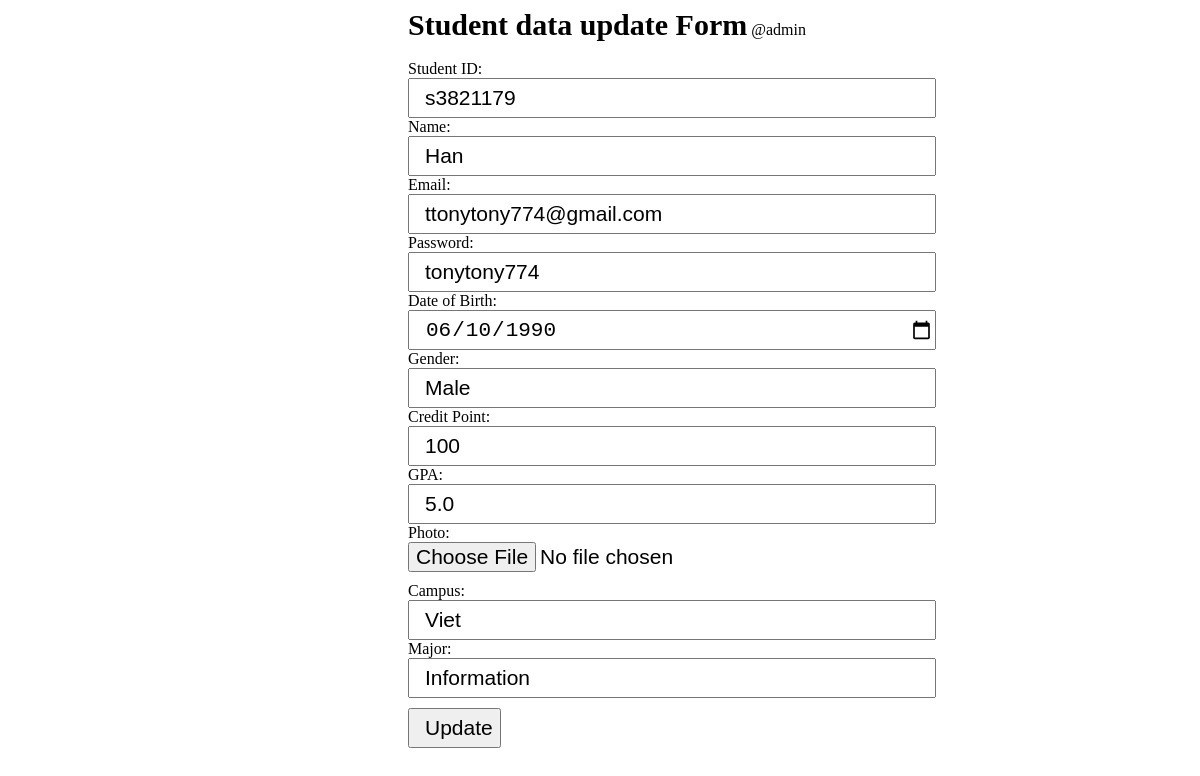
Page /update.php?s_id=2 on the earlier database version.
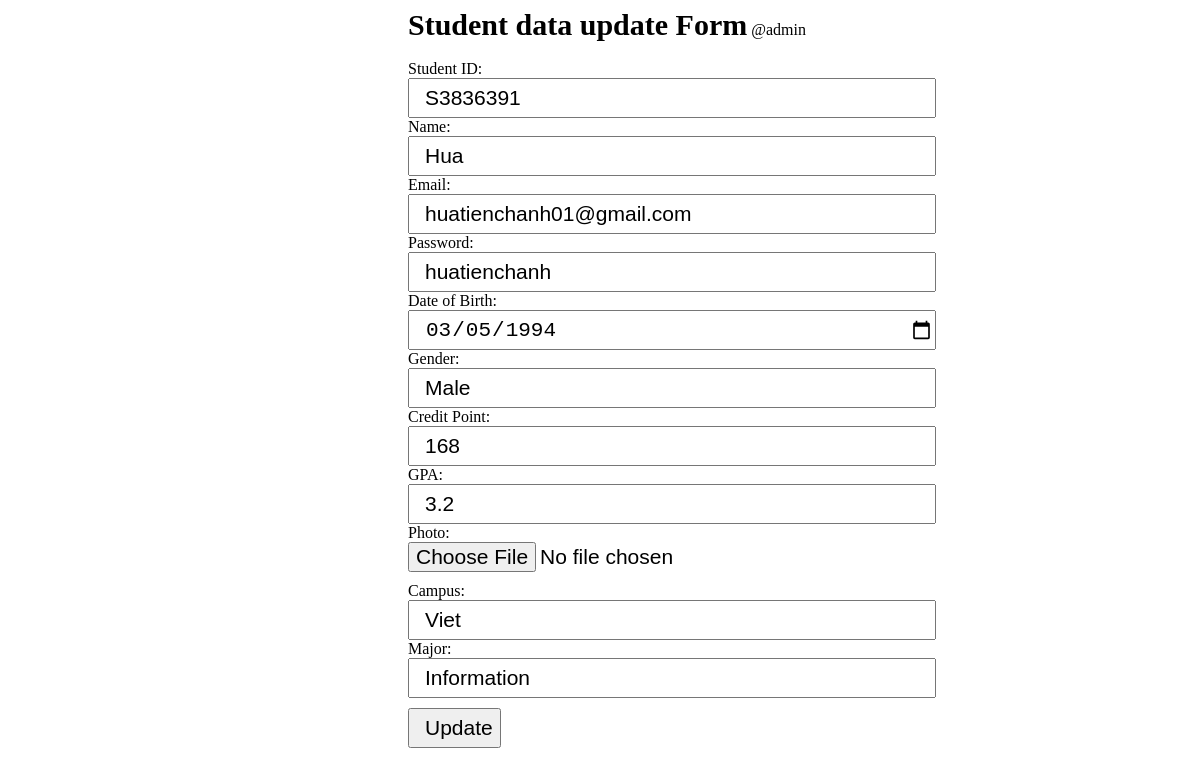
Same page on the later database version.
### tables this page shows
CREATE TABLE `student` (
  `student_id` int(11) NOT NULL AUTO_INCREMENT,
  `rmit_student_id` varchar(11) NOT NULL,
  `name` varchar(50) NOT NULL,
  `email` varchar(50) NOT NULL,
  `password` varchar(50) NOT NULL,
  `date_of_birth` date NOT NULL,
  `Gender` varchar(10) NOT NULL,
  `credit_point` varchar(10) NOT NULL,
  `gpa` varchar(10) NOT NULL,
  `photo` varchar(100) NOT NULL,
  `campus` varchar(100) NOT NULL,
  `major` varchar(50) NOT NULL DEFAULT 'Bsc. IT',
  PRIMARY KEY (`student_id`)
);

### update.php (the view, shortened to what this page needs)
<?php
	require('connection_db.php');
	if (isset($_GET['s_id'])) {
		$student_id=$_GET['s_id'];
		$sql="SELECT * FROM student WHERE student_id=$student_id";
		$result=mysqli_query($connectivity,$sql);
		$row=mysqli_fetch_assoc($result);
		?>
		<b style="margin-left: 400px; font-size: 30px;">Student data update Form</b> @admin
		<form style="margin-left: 400px; width: 250px;" action="insert_db.php" method="POST">
			<input type="hidden" name="s_id" value=<?=$student_id?>><br/>
			Student ID:<input required type="text" name="rmit_student_id" pattern="(s|S)[0-9]{7}" title="Must start with s/S and then 7 numbers" value=<?=$row['rmit_student_id'];?>><br/>
			Name:<input required type="text" name="name" value=<?=$row['name'];?>><br/>
			Email:<input required type="email" name="email" pattern="[a-z0-9._%+-]+@[a-z0-9.-]+\.[a-z]{2,}$" title="Email must follow this order: characters@characters.domain" value=<?=$row['email'];?>><br/>
			Password:<input required type="text" name="password" pattern=".{8,}" title="Eight or more characters" value=<?=$row['password'];?>><br/>
			Date of Birth:<input required type="date" name="dob" pattern=".{8,}" title="Eight or more characters" value=<?=$row['date_of_birth'];?>><br/>
			Gender:<input required type="text" name="Gender" value=<?=$row['Gender'];?>><br/>
			Credit Point:<input required type="number" step="any" name="credit_point" value=<?=$row['credit_point'];?>><br/>
			GPA:<input required type="number" step="any" name="gpa" value=<?=$row['gpa'];?>><br/>
			Photo:<input style="padding-left: 0px;" type="file" name="photo" value=<?=$row['photo'];?>><br/>
			Campus:<input required type="text" name="campus" value=<?=$row['campus'];?>><br/>
			Major:<input required type="text" name="major" value=<?=$row['major'];?>><br/>
			<input style="width: auto; margin-top: 10px;" type="submit" name="submit" value="Update">
		</form>
	<?php
	}
?>

Differences in the rows shown:
changed student "Male": rmit_student_id "s3821179" → "S3836391"; email "ttonytony774@gmail.com" → "huatienchanh01@gmail.com"; password "tonytony774" → "huatienchanh"; dob "06/10/1990" → "03/05/1994"; credit_point "100" → "168"; gpa "5.0" → "3.2"
Other differences:
form field name: "Han" → "Hua"
